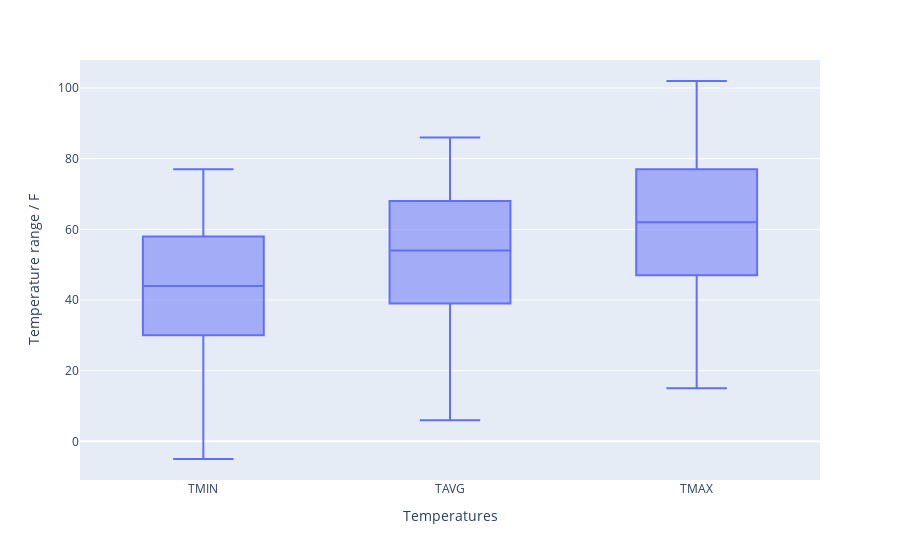

Notebook code for this chart:
### Markdown cell above
#### Make the same plot with plotly

### Code cell
fig_box = px.box(
    data_frame=weather,
    y=['TMIN', 'TAVG', 'TMAX'],
)

fig_box.update_layout(
    xaxis_title="Temperatures",
    yaxis_title="Temperature range / F")


fig_box.show(renderer="jupyterlab")

### Figure 1 — Plotly figure (JSON) as saved in the notebook; plotly's stock layout.template omitted (floating-point values rounded to 4 significant figures; data arrays with more than 128 entries replaced by an {"elided": "..."} marker saying what was removed)
{"data": [{"alignmentgroup": "True", "hovertemplate": "variable=%{x}<br>value=%{y}<extra></extra>", "legendgroup": "", "marker": {"color": "#636efa"}, "name": "", "notched": false, "offsetgroup": "", "orientation": "v", "showlegend": false, "type": "box", "x": {"elided": "12051 str values"}, "x0": " ", "xaxis": "x", "y": {"elided": "12051 int values"}, "y0": " ", "yaxis": "y"}], "layout": {"autosize": true, "boxmode": "group", "legend": {"tracegroupgap": 0}, "margin": {"t": 60}, "xaxis": {"anchor": "y", "autorange": true, "domain": [0, 1], "range": [-0.5, 2.5], "title": {"text": "Temperatures"}, "type": "category"}, "yaxis": {"anchor": "x", "autorange": true, "domain": [0, 1], "range": [-10.94, 107.9], "title": {"text": "Temperature range / F"}, "type": "linear"}}}
